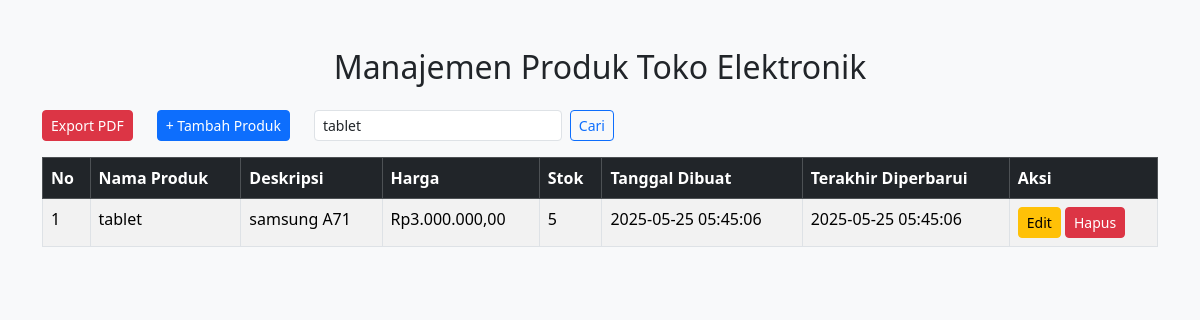
/index.php?cari=tablet, run on the app's committed database.
### tables this page shows
CREATE TABLE `produk` (
  `id` int(11) NOT NULL,
  `nama_produk` varchar(100) DEFAULT NULL,
  `deskripsi` text DEFAULT NULL,
  `harga` double DEFAULT NULL,
  `stok` int(11) DEFAULT NULL,
  `tanggal_dibuat` timestamp NOT NULL DEFAULT current_timestamp(),
  `tanggal_diperbarui` timestamp NOT NULL DEFAULT current_timestamp() ON UPDATE current_timestamp()
);

### produk.php (called while the page is built, shortened)
<?php
require_once 'Database.php';
class Produk {
    private $conn;
    public function __construct() {
        $database = new Database();
        $this->conn = $database->getConnection();
    }
    public function getAll($cari = null) {
        $query = "SELECT * FROM produk";
        if ($cari) {
            $cari = $this->conn->real_escape_string($cari);
            $query .= " WHERE nama_produk LIKE '%$cari%' OR deskripsi LIKE '%$cari%'";
        }
        $query .= " ORDER BY id ASC";
        return $this->conn->query($query);
    }
}
?>

### database.php (called while the page is built, shortened)
<?php
class Database {
    private $host = "localhost";
    private $user = "root";
    private $pass = "";
    private $dbname = "toko_elektronik";
    public $conn;
    public function __construct() {
        $this->conn = new mysqli($this->host, $this->user, $this->pass, $this->dbname);
    }
    public function getConnection() {
        return $this->conn;
    }
}
?>

### index.php (the view, shortened to what this page needs)
<?php
require_once 'Produk.php';
$produk = new Produk();
$cari = $_GET['cari'] ?? null;
$data = $produk->getAll($cari);
?>
<!DOCTYPE html>
<html lang="id">
<head>
    <link href="https://cdn.jsdelivr.net/npm/bootstrap@5.3.3/dist/css/bootstrap.min.css" rel="stylesheet">
</head>
<body class="bg-light">
<div class="container mt-5">
    <h2 class="text-center mb-4">Manajemen Produk Toko Elektronik</h2>
    <div class="row mb-3">
        <div class="col-auto">
            <a href="export_pdf.php" class="btn btn-danger btn-sm">Export PDF</a>
        </div>
        <div class="col-auto">
            <a href="tambah.php" class="btn btn-primary btn-sm">+ Tambah Produk</a>
        </div>
        <div class="col">
            <form method="GET" class="d-flex" role="search" style="max-width: 300px;">
                <input class="form-control form-control-sm me-2" type="search" name="cari" placeholder="Cari produk..." value="<?= htmlspecialchars($cari ?? '') ?>">
                <button class="btn btn-outline-primary btn-sm" type="submit">Cari</button>
            </form>
        </div>
    </div>
    <table class="table table-bordered table-striped">
        <thead class="table-dark">
<tr>
    <th>No</th><th>Nama Produk</th><th>Deskripsi</th><th>Harga</th><th>Stok</th><th>Tanggal Dibuat</th><th>Terakhir Diperbarui</th><th>Aksi</th>
</tr>
        </thead>
        <tbody>
        <?php
        $no = 1;
        while ($row = $data->fetch_assoc()):
        ?>
            <tr>
                <td><?= $no++ ?></td>
                <td><?= htmlspecialchars($row['nama_produk']) ?></td>
                <td><?= htmlspecialchars($row['deskripsi']) ?></td>
                <td>Rp<?= number_format($row['harga'], 2, ',', '.') ?></td>
                <td><?= $row['stok'] ?></td>
                <td><?= $row['tanggal_dibuat'] ?></td>
                <td><?= $row['tanggal_diperbarui'] ?></td>
                <td>
                    <a href="edit.php?id=<?= $row['id'] ?>" class="btn btn-warning btn-sm">Edit</a>
                    <a href="hapus.php?id=<?= $row['id'] ?>" class="btn btn-danger btn-sm" onclick="return confirm('Yakin ingin menghapus produk ini?')">Hapus</a>
                </td>
            </tr>
        <?php endwhile; ?>
        </tbody>
    </table>
</div>
</body>
</html>

### data on the page
produk: nama_produk "tablet", deskripsi "samsung A71", harga "3.000.000,00", stok "5", tanggal_dibuat "2025-05-25 05:45:06", tanggal_diperbarui "2025-05-25 05:45:06"
